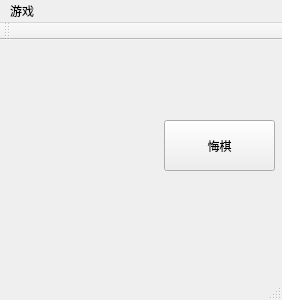
<?xml version="1.0" encoding="UTF-8"?>
<ui version="4.0">
 <class>MyMainWindow</class>
 <widget class="QMainWindow" name="MyMainWindow">
  <property name="geometry">
   <rect>
    <x>0</x>
    <y>0</y>
    <width>282</width>
    <height>300</height>
   </rect>
  </property>
  <property name="windowTitle">
   <string>MyMainWindow</string>
  </property>
  <widget class="QWidget" name="centralWidget">
   <widget class="QPushButton" name="regret">
    <property name="geometry">
     <rect>
      <x>164</x>
      <y>80</y>
      <width>111</width>
      <height>51</height>
     </rect>
    </property>
    <property name="text">
     <string>悔棋</string>
    </property>
   </widget>
  </widget>
  <widget class="QToolBar" name="mainToolBar">
   <attribute name="toolBarArea">
    <enum>TopToolBarArea</enum>
   </attribute>
   <attribute name="toolBarBreak">
    <bool>false</bool>
   </attribute>
  </widget>
  <widget class="QStatusBar" name="statusBar"/>
  <widget class="QMenuBar" name="menuBar">
   <property name="geometry">
    <rect>
     <x>0</x>
     <y>0</y>
     <width>282</width>
     <height>23</height>
    </rect>
   </property>
   <widget class="QMenu" name="menu">
    <property name="title">
     <string>游戏</string>
    </property>
    <addaction name="NewGame"/>
    <addaction name="TotalInformation"/>
    <addaction name="help"/>
    <addaction name="exit"/>
   </widget>
   <addaction name="menu"/>
  </widget>
  <action name="NewGame">
   <property name="text">
    <string>新游戏</string>
   </property>
  </action>
  <action name="TotalInformation">
   <property name="text">
    <string>统计信息</string>
   </property>
  </action>
  <action name="exit">
   <property name="text">
    <string>退出</string>
   </property>
  </action>
  <action name="help">
   <property name="text">
    <string>帮助</string>
   </property>
  </action>
 </widget>
 <layoutdefault spacing="6" margin="11"/>
 <resources/>
 <connections>
  <connection>
   <sender>exit</sender>
   <signal>triggered()</signal>
   <receiver>MyMainWindow</receiver>
   <slot>close()</slot>
   <hints>
    <hint type="sourcelabel">
     <x>-1</x>
     <y>-1</y>
    </hint>
    <hint type="destinationlabel">
     <x>199</x>
     <y>149</y>
    </hint>
   </hints>
  </connection>
 </connections>
</ui>
